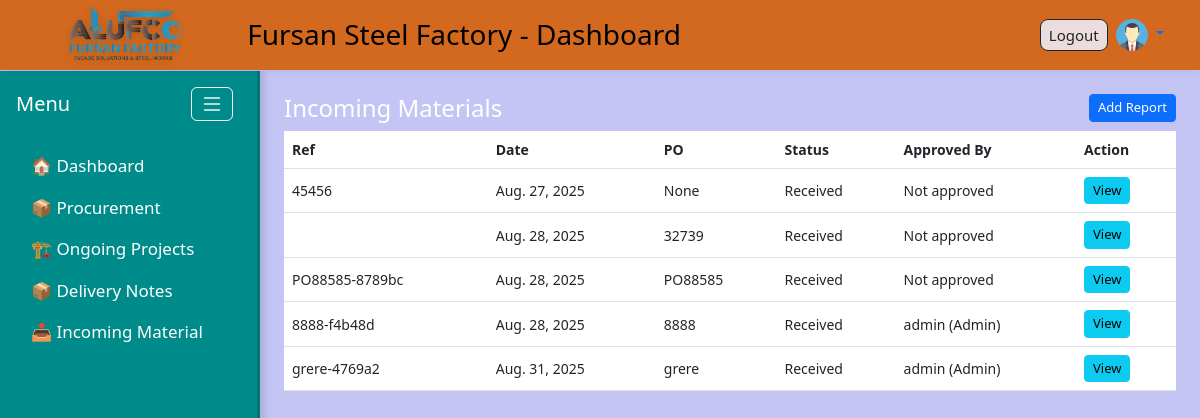
/procurement/incoming-materials/ (signed in), run on the app's committed database.
### accounts/models.py (models this page shows, shortened)
class Profile(models.Model):
    user = models.OneToOneField(User, on_delete=models.CASCADE)
    avatar = models.ImageField(upload_to='avatars/', default='avatars/default-avatar.png', blank=True, null=True)

### procurement/models.py (models this page shows, shortened)
class IncomingMaterialReport(models.Model):
    purchase_order = models.ForeignKey(PurchaseOrder, on_delete=models.SET_NULL, null=True, blank=True)
    date = models.DateField(auto_now_add=True)
    ref_no = models.CharField(max_length=150, unique=True)
    supplier_name = models.CharField(max_length=255, blank=True, null=True)
    status = models.CharField(max_length=20, choices=IM_STATUS, default='pending')
    notes = models.TextField(blank=True, null=True)
    approved_by = models.ForeignKey(
        "auth.User",
        on_delete=models.SET_NULL,
        null=True,
        blank=True,
        related_name="approved_reports"
    )

class PurchaseOrder(models.Model):
    po_number = models.CharField(max_length=50, unique=True, blank=True)  # auto-generated if blank
    supplier = models.ForeignKey(Supplier, on_delete=models.CASCADE)
    linked_prs = models.ManyToManyField(PurchaseRequest, blank=True)
    order_date = models.DateField(auto_now_add=True)
    expected_delivery = models.DateField(blank=True, null=True)
    status = models.CharField(max_length=20, choices=PO_STATUS, default='draft')
    notes = models.TextField(blank=True, null=True)
    received_request = models.BooleanField(default=False)  # user requested received
    received_approved_by = models.ForeignKey(
        settings.AUTH_USER_MODEL,
        null=True, blank=True,
        on_delete=models.SET_NULL,
        related_name='received_approved'
    )
    class Meta:
        ordering = ['-order_date']
    def __str__(self):
        return self.po_number or f"PO-{self.id}"

### procurement/views.py (the view)
# urls.py: path('incoming-materials/', views.im_list, name='im_list'),
@login_required
def im_list(request):
    reports = IncomingMaterialReport.objects.select_related('approved_by', 'purchase_order').all()
    for r in reports:
        if r.approved_by:
            if r.approved_by.is_superuser:
                r.approved_role = "Admin"
            elif r.approved_by.groups.filter(name="Manager").exists():
                r.approved_role = "Manager"
            else:
                r.approved_role = "User"
        else:
            r.approved_role = None
    return render(request, 'procurement/im_list.html', {'reports': reports})

### procurement/templates/procurement/im_list.html
{% extends 'base.html' %}
{% block content %}
<h4>Incoming Materials
  <a href="{% url 'im_add' %}" class="btn btn-sm btn-primary float-end">Add Report</a>
</h4>
<table class="table">
  <thead>
    <tr>
      <th>Ref</th>
      <th>Date</th>
      <th>PO</th>
      <th>Status</th>
      <th>Approved By</th>
      <th>Action</th>
    </tr>
  </thead>
  <tbody>
    {% for r in reports %}
    <tr>
      <td>{{ r.ref_no }}</td>
      <td>{{ r.date }}</td>
      <td>{{ r.purchase_order }}</td>
      <td>{{ r.get_status_display }}</td>
        <td>
          {% if r.approved_by %}
            {{ r.approved_by.username }}
            {% if r.approved_role %}
              ({{ r.approved_role }})
            {% endif %}
          {% else %}
            Not approved
          {% endif %}
        </td>
      <td>
        <a href="{% url 'im_detail' r.id %}" class="btn btn-sm btn-info">View</a>
      </td>
    </tr>
    {% empty %}
    <tr><td colspan="6">No incoming material reports.</td></tr>
    {% endfor %}
  </tbody>
</table>
{% endblock %}

### templates/base.html (shortened to what this page needs)
{% load static %}
<!DOCTYPE html>
<html lang="en">
<head>
    <link rel="stylesheet" href="https://cdn.jsdelivr.net/npm/bootstrap@5.3.0/dist/css/bootstrap.min.css">
    <link href="https://cdn.jsdelivr.net/npm/bootstrap-icons@1.10.5/font/bootstrap-icons.css" rel="stylesheet">
    <link rel="stylesheet" href="{% static 'css/custom.css' %}">
</head>
<body>
<header class="custom-header px-4">
    <div class="container-fluid">
        <div class="d-flex justify-content-between align-items-center">
            <div class="d-flex align-items-center">
                <img src="{% static 'images/udadateone.png' %}" alt="Company Logo" class="logo-img">
                <h3 class="mb-0 ms-2">Fursan Steel Factory - Dashboard</h3>
            </div>
           {% if user.is_authenticated %}
            <div class="d-flex align-items-center gap-2 position-relative">
                <form method="post" action="{% url 'logout' %}" class="mb-0">
                    <button type="submit" class="btn btn-outline-dark btn-sm px-2 py-1">Logout</button>
                </form>
                <div class="dropdown">
                    <a href="#" class="d-block dropdown-toggle" id="userDropdown" data-bs-toggle="dropdown" aria-expanded="false">
                        {% if user.profile.avatar %}
                            <img
                                src="{{ user.profile.avatar.url }}"
                                alt="Avatar"
                                class="rounded-circle avatar-hover"
                                style="width:32px; height:32px; cursor:pointer;"
                                title="{{ user.get_full_name|default:user.username }}"
                            >
                        {% endif %}
                    </a>
                </div>
            </div>
            {% else %}
            <a href="{% url 'login' %}" class="btn btn-primary btn-sm">Login</a>
            {% endif %}
        </div>
    </div>
</header>
    <div class="d-flex">
       <nav id="sidebar" class="vh-100">
            <div class="d-flex justify-content-between align-items-center px-3 mb-4">
                <h5 class="text-white mb-0">Menu</h5>
                <button id="sidebarToggle" class="btn btn-outline-light" title="Toggle Menu">
                    <i class="bi bi-list fs-4"></i>
                </button>
            </div>
            <ul class="nav flex-column">
               <li class="nav-item">
                    <a class="nav-link text-white" href="{% url 'dashboard' %}" title="Dashboard">
                        🏠 <span class="label-text">Dashboard</span>
                    </a>
                </li>
                    <li class="nav-item">
                        <a class="nav-link text-white"
                           data-bs-toggle="collapse"
                           href="#procurementSubmenu"
                           role="button"
                           aria-expanded="false"
                           aria-controls="procurementSubmenu">
                            📦 Procurement
                        </a>
                    </li>
                <li class="nav-item">
                    <a class="nav-link text-white"
                        data-bs-toggle="collapse"
                        href="#ongoingSubmenu"
                        role="button"
                        aria-expanded="true"
                        aria-controls="ongoingSubmenu">
                        🏗 <span class="label-text">Ongoing Projects</span>
                    </a>
                </li>
                <li class="nav-item">
                    <a class="nav-link text-white"
                        data-bs-toggle="collapse"
                        href="#deliverySubmenu"
                        role="button"
                        aria-expanded="false"
                        aria-controls="deliverySubmenu">
                         📦 <span class="label-text">Delivery Notes</span>
                    </a>
                </li>
                <li class="nav-item">
                    <a class="nav-link text-white"
                        data-bs-toggle="collapse"
                        href="#incomingSubmenu"
                        role="button"
                        aria-expanded="false"
                        aria-controls="incomingSubmenu">
                        📥 <span class="label-text">Incoming Material</span>
                    </a>
                </li>
            </ul>
    </nav>
    <main class="flex-grow-1 p-4">
        {% block content %}
        {% endblock %}
    </main>
</div>
</body>
</html>

### static/css/custom.css (style rules this page uses)
body { background-color: #c4c4f5; color: #ffffff; padding-top: 70px; }
.custom-header { background-color: chocolate; color: #000; height: 70px; display: flex; align-items: center; position: fixed; top: 0; width: 100%; z-index: 1000; box-shadow: 0 2px 8px rgba(0,0,0,0.05); }
.dropdown > a { text-decoration: none !important; }
.logo-img { height: 100px !important; width: auto; margin-right: 10px; object-fit: contain; image-rendering: -webkit-optimize-contrast; image-rendering: crisp-edges; filter: drop-shadow(0 2px 4px rgba(0, 0, 0, 0.15)); border-radius: 6px; display: block; }
#sidebar { min-height: 100vh; position: fixed; top: 71px; left: 0; width: 260px; max-width: 260px; padding-top: 1rem; overflow-y: auto; background-color: darkcyan; box-shadow: 5px 0 6px rgba(0, 0, 0, 0.1); border-right: 3px solid rgba(0, 0, 0, 0.15); transition: width 0.3s ease; z-index: 100; }
main.flex-grow-1 { margin-left: 260px; padding: 1rem; transition: margin-left 0.3s ease; }
#sidebar .nav-link { color: #140909; margin-left: 15px; font-size: 17px; transition: all 0.2s ease; }
#sidebar ul.nav li.nav-item a { white-space: nowrap; }
#sidebar { transition: width 0.3s ease; }
#sidebar button#sidebarToggle { padding: 0.25rem 0.5rem; font-size: 1rem; line-height: 1; margin-right: 0.5rem; }
.custom-header .btn { font-weight: 500; border-radius: 8px; padding: 6px 14px; font-size: 15px; background-color: rgb(235, 221, 221); }
.d-flex { display: flex; gap: 12px; flex-wrap: wrap; }
td { vertical-align: middle; }
.table td, .table th { vertical-align: middle; font-size: 14px; }
.btn-sm { padding: 3px 8px; font-size: 13px; }

### data on the page
IncomingMaterialReport: ref_no "45456", date "Aug. 27, 2025", purchase_order "None", status "Received", shows "Not approved"
IncomingMaterialReport: date "Aug. 28, 2025", purchase_order "32739", status "Received", shows "Not approved"
IncomingMaterialReport: ref_no "PO88585-8789bc", date "Aug. 28, 2025", purchase_order "PO88585", status "Received", shows "Not approved"
IncomingMaterialReport: ref_no "8888-f4b48d", date "Aug. 28, 2025", purchase_order "8888", status "Received", approved_by.username "admin", approved_role "Admin"
IncomingMaterialReport: ref_no "grere-4769a2", date "Aug. 31, 2025", purchase_order "grere", status "Received", approved_by.username "admin", approved_role "Admin"
